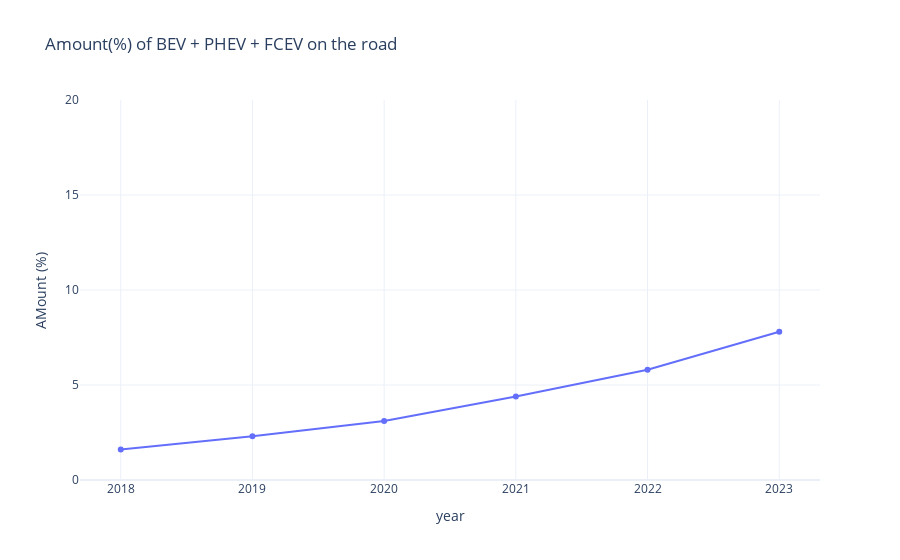

Source (notebook cell):
### Code cell
import re
import numpy as np
import pandas as pd
from pathlib import Path
import plotly.express as px

CSV_PATH = Path("Procentuele aandeel BEV_ FCEV en PHEV personenauto's in het wagenpark.csv")

MONTHS_NL = {
    "januari":1, "februari":2, "maart":3, "april":4, "mei":5, "juni":6,
    "juli":7, "augustus":8, "september":9, "oktober":10, "november":11, "december":12
}

def parse_dutch_date(s: str):
    s = str(s).strip().lower()
    m = re.match(r"(\d{1,2})\s+([a-z]+)\s+(\d{4})", s)
    if not m:
        return pd.NaT
    day = int(m.group(1)); month = MONTHS_NL.get(m.group(2)); year = int(m.group(3))
    return pd.Timestamp(year=year, month=month, day=day) if month else pd.NaT

def to_pct_keep(x):
    raw = str(x)
    s = raw.strip().replace(",", ".").replace("%", "")
    try:
        val = float(s)
    except Exception:
        return np.nan
    return val if "%" in raw else (val * 100.0 if val <= 1.0 else val)

def load_last_per_year(path: Path) -> pd.DataFrame:
    df = pd.read_csv(path, sep=";", engine="python", encoding="utf-8-sig")

    new_cols = list(df.columns)
    header = df.iloc[0].tolist()
    new_cols[0] = "Datum"
    for i in range(1, len(new_cols)):
        lab = header[i]
        if isinstance(lab, str) and lab.strip():
            new_cols[i] = lab.strip()
    df.columns = new_cols
    df = df.iloc[1:].reset_index(drop=True)


    df["date"] = df["Datum"].apply(parse_dutch_date)
    df["jaar"] = df["date"].dt.year

 
    for col in ["BEV", "FCEV", "PHEV"]:
        df[col] = df[col].apply(to_pct_keep)


    idx_last = df.groupby("jaar")["date"].idxmax()
    last = (df.loc[idx_last, ["jaar", "BEV", "FCEV", "PHEV"]]
              .sort_values("jaar")
              .reset_index(drop=True))
    last["BEV+PHEV+FCEV"] = last[["BEV","PHEV","FCEV"]].sum(axis=1)
    return last[["jaar","BEV+PHEV+FCEV"]]

ts_last = load_last_per_year(CSV_PATH)

ts_last = ts_last[ts_last["jaar"] <= 2023].reset_index(drop=True)


# Plotly figure
fig = px.line(
    ts_last,
    x="jaar",
    y="BEV+PHEV+FCEV",
    markers=True,
    title="Amount(%) of BEV + PHEV + FCEV on the road"
)


fig.update_layout(
    xaxis_title="year",
    yaxis_title="AMount (%)",
    template="plotly_white",
    hovermode="x unified",
)
fig.update_yaxes(range=[0, 20]) 
fig.update_traces(
    hovertemplate="<b>%{x}</b><br>Aandeel: %{y:.2f}%<extra></extra>"
)


fig.show()

### Figure 1 — Plotly figure (JSON) as saved in the notebook; plotly's stock layout.template omitted (floating-point values rounded to 4 significant figures)
{"data": [{"hovertemplate": "<b>%{x}</b><br>Aandeel: %{y:.2f}%<extra></extra>", "legendgroup": "", "line": {"color": "#636efa", "dash": "solid"}, "marker": {"symbol": "circle"}, "mode": "lines+markers", "name": "", "orientation": "v", "showlegend": false, "type": "scatter", "x": [2018.0, 2019.0, 2020.0, 2021.0, 2022.0, 2023.0], "xaxis": "x", "y": [1.6, 2.3, 3.1, 4.4, 5.8, 7.8], "yaxis": "y"}], "layout": {"hovermode": "x unified", "legend": {"tracegroupgap": 0}, "title": {"text": "Amount(%) of BEV + PHEV + FCEV on the road"}, "xaxis": {"anchor": "y", "domain": [0, 1], "title": {"text": "year"}}, "yaxis": {"anchor": "x", "domain": [0, 1], "range": [0, 20], "title": {"text": "AMount (%)"}}}}
